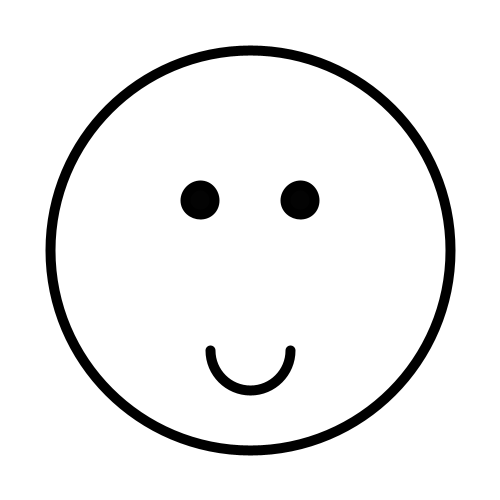
Frame 1 (no input)
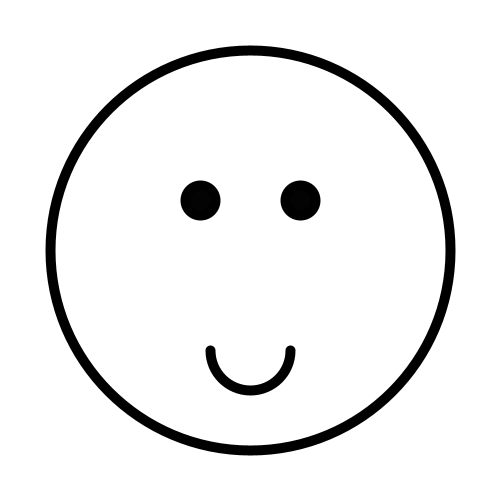
Frame 60 (the mouse pressed at the canvas centre just before this capture)
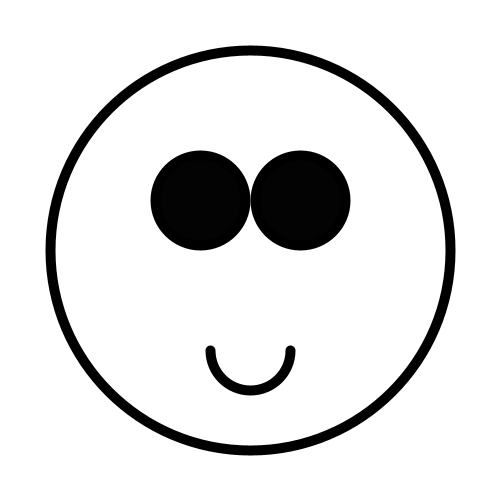
Frame 120 (the mouse held since frame 60 and released just before this capture)

The Processing sketch that drew these frames (run headless with seeded random() and noise(); from frame 60 on, the mouse is pressed at the canvas centre):

// Processing sketch: E1
// ── E1.pde
int r = 30;
void setup()
{
  size(500,500);
  background(255);
}


void draw()
{

  background(255);

  noFill();
  stroke(0);
  strokeWeight(10);
  ellipse(250,250,400,400);
  fill(3,3,3);
  r--;
  ellipse(200,200,r,r);
  ellipse(300,200,r,r);
  noFill();
  arc(250, 350, 80, 80, 0, PI);
}
